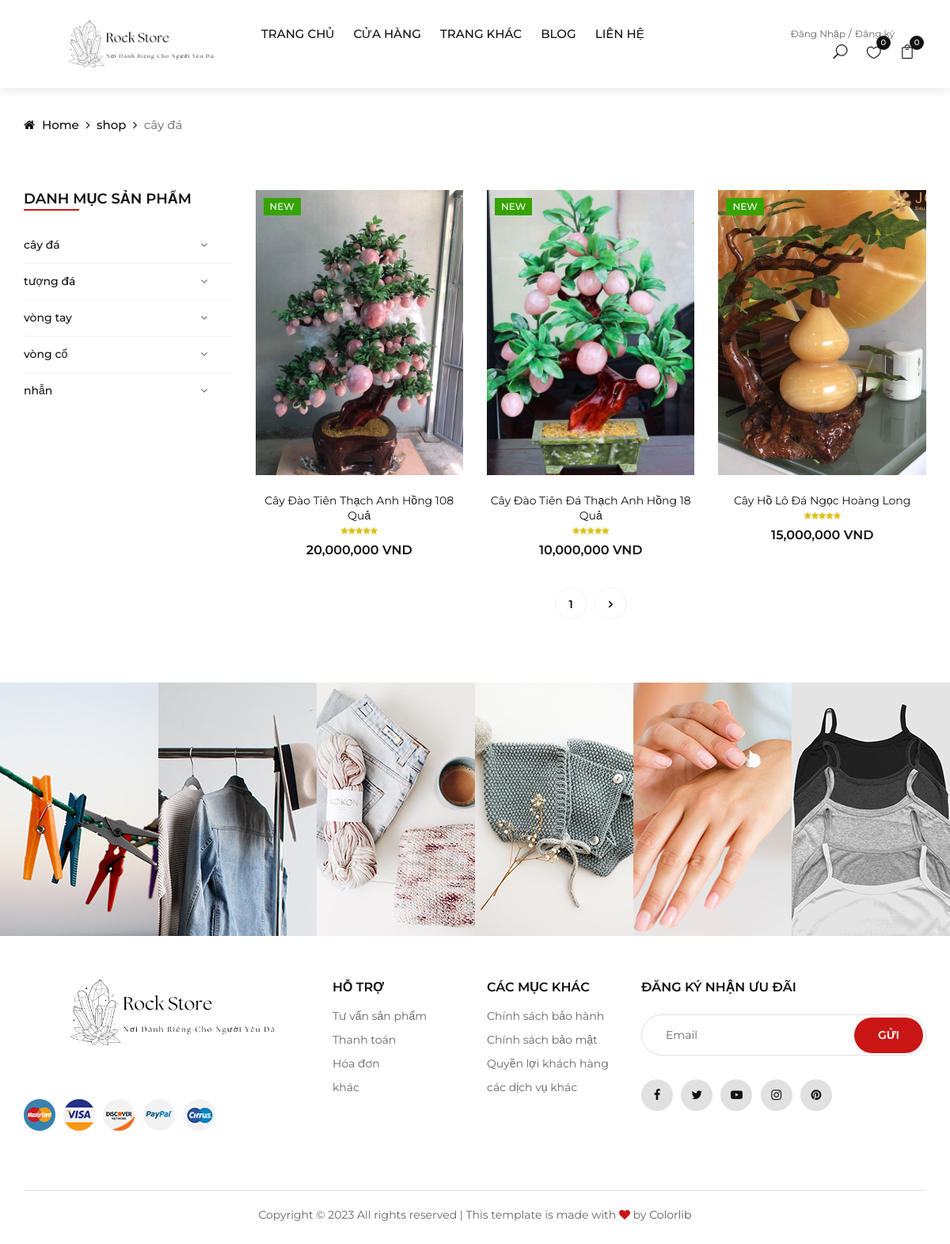
/site/index.php?page=shop&category_show=1, run on the app's committed database.
### tables this page shows
CREATE TABLE `danh_muc` (
  `id` int(9) NOT NULL,
  `ten_dm` varchar(50) NOT NULL,
  `trang_thai` varchar(50) NOT NULL,
  `hinh` varchar(100) NOT NULL,
  `ghi_chu` varchar(250) NOT NULL,
  `link` varchar(100) NOT NULL
);

CREATE TABLE `san_pham` (
  `id` int(9) NOT NULL,
  `id_dm` int(9) NOT NULL,
  `ten_sp` varchar(50) NOT NULL,
  `don_gia` int(10) NOT NULL,
  `giam_gia` int(2) NOT NULL,
  `hinh` int(9) NOT NULL,
  `so_luot_xem` int(4) NOT NULL,
  `mo_ta` text DEFAULT NULL,
  `sao_danh_gia` int(1) DEFAULT NULL,
  `chat_lieu` int(9) NOT NULL
);

CREATE TABLE `panpage` (
  `id` int(9) NOT NULL,
  `ten_mxh` varchar(50) NOT NULL,
  `link` varchar(100) NOT NULL,
  `hinh` varchar(50) NOT NULL
);

### model_DAO/pdo.php (called while the page is built, shortened)
<?php
    function pdo_get_connection(){
        $dburl = "mysql:host=localhost;dbname=rock_store_shop;charset=utf8";
        $username = 'root';
        $password = '';
        $conn = new PDO($dburl, $username, $password);
        $conn->setAttribute(PDO::ATTR_ERRMODE, PDO::ERRMODE_EXCEPTION);
        return $conn;
    }
    function pdo_query($sql){
        $sql_args = array_slice(func_get_args(), 1);
        try{
            $conn = pdo_get_connection();
            $stmt = $conn->prepare($sql);
            $stmt->execute($sql_args);
            $rows = $stmt->fetchAll();
            return $rows;
        }
        catch(PDOException $e){
            throw $e;
        }
        finally{
            unset($conn);
        }
    }
    function pdo_query_one($sql){
        $sql_args = array_slice(func_get_args(), 1);
        try{
            $conn = pdo_get_connection();
            $stmt = $conn->prepare($sql);
            $stmt->execute($sql_args);
            $row = $stmt->fetch(PDO::FETCH_ASSOC);
            return $row;
        }
        catch(PDOException $e){
            throw $e;
        }
        finally{
            unset($conn);
        }
    }
?>

### model_DAO/categorys.php (called while the page is built, shortened)
<?php
    function dm_select_all($limit = null,$offset = null){
        $sql = "SELECT * FROM danh_muc";
        $sql.=" WHERE trang_thai != 'tạm ngưng'";
        return pdo_query($sql);
    }
    function dm_select_by_id($id){
        $sql = "SELECT * FROM danh_muc WHERE id=?";
        return pdo_query_one($sql, $id);
    }
?>

### model_DAO/products.php (called while the page is built, shortened)
<?php
    function sp_select_all($limit = null,$offset = null, $where = null){
        $sql = "SELECT san_pham.*, anh_san_pham.hinh, anh_san_pham.hinh_1, anh_san_pham.hinh_2, anh_san_pham.hinh_3, danh_muc.link  FROM san_pham
        INNER JOIN danh_muc ON san_pham.id_dm = danh_muc.id
        INNER JOIN anh_san_pham ON san_pham.hinh = anh_san_pham.id";
        if(!empty($where)){
            if(is_array($where)){
                $sql .=' WHERE  san_pham.chat_lieu = "'.$where[0].'" and san_pham.id_dm = "'.$where[1].'"';
            }else{
                $sql .=' WHERE san_pham.id_dm = "'.$where.'"';
            }
        }
        if(!$limit == null){
            if(!$offset == null){
                $sql.=' limit '.$limit." OFFSET ". $offset;
            }else{
                $sql.=' limit '.$limit;
            }
        }
        return pdo_query($sql);
    }
?>

### model_DAO/public.php (called while the page is built, shortened)
<?php
    function panpage_select_all($limit = null){
        $sql = "SELECT * FROM panpage";
        return pdo_query($sql);
    }
?>

### site/views/shop.php (the view, shortened to what this page needs)
<div class="breadcrumb-option">
        <div class="container">
            <div class="row">
                <div class="col-lg-12">
                    <div class="breadcrumb__links">
                        <a href="./index.html"><i class="fa fa-home"></i> Home</a>
                        <a href="./index.html/page=shop"></i> shop</a>
                        <?php
                        if(isset($_GET["danh_muc"]) || isset($_GET["category_show"])){
                            echo '<span>'.$category["ten_dm"].'</span>';
                        }
                        ?>
                    </div>
                </div>
            </div>
        </div>
    </div>
    <section class="shop spad">
        <div class="container">
            <div class="row">
                <div class="col-lg-3 col-md-3">
                    <div class="shop__sidebar">
                        <div class="sidebar__categories">
                            <div class="section-title">
                                <h4>Danh Mục Sản Phẩm</h4>
                            </div>
                            <div class="categories__accordion">
                                <div class="accordion" id="accordionExample">
                                    <?php
                                            foreach($list_category as $item_big){
                                                echo '<div class="card">
                                                        <div class="card-heading">
                                                            <a data-toggle="collapse" data-target="#'.$item_big["link"].'">'.$item_big["ten_dm"].'</a>
                                                        </div>
                                                        <div id="'.$item_big["link"].'" class="collapse" data-parent="#accordionExample">
                                                            <div class="card-body">
                                                                <ul>';
                                                echo            '</ul>
                                                            </div>
                                                        </div>
                                                    </div>';
                                            }
                                    ?>
                                </div>
                            </div>
                        </div>
                    </div>
                </div>
                <div class="col-lg-9 col-md-9">
                    <div class="row">
                    <?php
                       if(count($list_product_all) === 0){
                         echo '<div class="container mt-5">
                                    <div class="alert alert-warning alert-dismissible fade show" role="alert">
                                        <strong>Thông báo!</strong> Hiện tại không có sản phẩm nào trong danh sách.
                                        <button type="button" class="close" data-dismiss="alert" aria-label="Close">
                                            <span aria-hidden="true">&times;</span>
                                        </button>
                                    </div>
                                </div>';
                       }else{
                        foreach($list_product_all as $item){
                            echo '<div class=" col-md-4 col-sm-6 mix ">
                            <div class="product__item">
                            <div class="product__item__pic set-bg" data-setbg="../content/frontend/img/product/'.$item["hinh"].'">
                                <div class="label new">New</div>
                                <ul class="product__hover" style="display: flex;justify-content: center;">
                                    <li><a href="../content/frontend/img/product/'.$item["hinh"].'" class="image-popup"><span class="arrow_expand"></span></a></li>
                                    <li><a href="#"><span class="icon_heart_alt"></a></li>
                                    <form action="views/handle_cart.php" method="post" >
                                        <li><a style="overflow: hidden;"><button id="add" type="submit" style="border:unset;width:100%"><span class="icon_bag_alt"></span></button></a></li>
                                        <input type="hidden" name="comback" value="">
                                        <input type="hidden" name="hinh" value="'.$item["hinh"].'">
                                        <input type="hidden" name="id" value="'.$item["id"].'">
                                        <input type="hidden" name="ten_sp" value="'.$item["ten_sp"].'">
                                        <input type="hidden" name="don_gia" value="'.$item["don_gia"].'">
                                        <input type="hidden" name="thanh_cong" value="">
                                        <input type="hidden" name="so_luong" value="1">
                                    </form>
                                </ul>
                            </div>
                            <div class="product__item__text">
                                <h6><a href="index.php?page=product-details&id='.$item["id"].'">'.$item["ten_sp"].'</a></h6>
                                <div class="rating">';
                                                for($i=0; $i < $item["sao_danh_gia"]; $i++){
                                                    echo'<i class="fa fa-star" style="margin-right: unset;"></i>';
                                                };
                                echo      '</div>
                                            <div class="product__price">'.number_format($item["don_gia"]).' VND</div>
                                        </div>
                                    </div>
                                </div>';
                        }
                                if(isset($_GET["category_show"])){
                                    $products_number = count($list_product_all);
                                    $page_number = $products_number / 9;
                                    if($products_number % 9 !== 0){
                                        $page_number += 1;
                                    }
                                }else{
                                    $page_number = $products_number[0][0] / 9;
                                    if($products_number[0][0] % 9 !== 0){
                                        $page_number += 1;
                                    }
                                }
                               echo '<div class="col-lg-12 text-center">
                                    <div class="pagination__option">';
                                    for($i=1; $i <= $page_number; $i++){
                                        $j = $i - 1;
                                        echo'<a href="index.php?page=shop&number='.$j.'">'.$i.'</a>';
                                    };
                                    if($j > $page_number -1){
                                        $j-=1;
                                        echo'
                                        <a href="index.php?page=shop&number='.$j.'"><i class="fa fa-angle-right"></i></a>
                                        </div>
                                    </div>';
                                    }else{
                                        echo'
                                        <a href="index.php?page=shop&number='.$j.'"><i class="fa fa-angle-right"></i></a>
                                        </div>
                                    </div>';
                                    }
                       }
                    ?>
                    </div>
                </div>
            </div>
        </div>
    </section>

### site/views/footer.php (shortened to what this page needs)
<div class="instagram">
    <div class="container-fluid">
        <div class="row">
            <?php
                if(isset($panpage)){
                    foreach ($panpage as $item) {
                        echo '<div class="col-lg-2 col-md-4 col-sm-4 p-0">
                                <div class="instagram__item set-bg" data-setbg="../content/frontend/img/instagram/'.$item["hinh"].'">
                                    <div class="instagram__text">
                                        <i class="fa fa-'.$item["ten_mxh"].'"></i>
                                        <a href="#">@ Rock Store</a>
                                    </div>
                                </div>
                            </div>';
                    }
                }else{
                    echo"khoong co";
                }
            ?>
        </div>
    </div>
</div>
<footer class="footer">
    <div class="container">
        <div class="row">
            <div class="col-lg-4 col-md-6 col-sm-7">
                <div class="footer__about">
                    <div class="footer__logo">
                        <a href="./index.html"><img src="../content/frontend/img/logo-black.png" alt=""></a>
                    </div>
                    <br><br>
                    <div class="footer__payment">
                        <a href="#"><img src="../content/frontend/img/payment/payment-1.png" alt=""></a>
                        <a href="#"><img src="../content/frontend/img/payment/payment-2.png" alt=""></a>
                        <a href="#"><img src="../content/frontend/img/payment/payment-3.png" alt=""></a>
                        <a href="#"><img src="../content/frontend/img/payment/payment-4.png" alt=""></a>
                        <a href="#"><img src="../content/frontend/img/payment/payment-5.png" alt=""></a>
                    </div>
                </div>
            </div>
            <div class="col-lg-2 col-md-3 col-sm-5">
                <div class="footer__widget">
                    <h6>Hỗ trợ</h6>
                    <ul>
                        <li><a href="#">Tư vấn sản phẩm</a></li>
                        <li><a href="#">Thanh toán</a></li>
                        <li><a href="#">Hóa đơn</a></li>
                        <li><a href="#">khác</a></li>
                    </ul>
                </div>
            </div>
            <div class="col-lg-2 col-md-3 col-sm-4">
                <div class="footer__widget">
                    <h6>Các mục khác</h6></h6>
                    <ul>
                        <li><a href="#">Chính sách bảo hành</a></li>
                        <li><a href="#">Chính sách bảo mật</a></a></a></li>
                        <li><a href="#">Quyền lợi khách hàng</a></li>
                        <li><a href="#">các dịch vụ khác</a></li>
                    </ul>
                </div>
            </div>
            <div class="col-lg-4 col-md-8 col-sm-8">
                <div class="footer__newslatter">
                    <h6>Đăng ký nhận ưu đãi</h6>
                    <form action="#">
                        <input type="text" placeholder="Email">
                        <button type="submit" class="site-btn">Gửi</button>
                    </form>
                    <div class="footer__social">
                        <a href="#"><i class="fa fa-facebook"></i></a>
                        <a href="#"><i class="fa fa-twitter"></i></a>
                        <a href="#"><i class="fa fa-youtube-play"></i></a>
                        <a href="#"><i class="fa fa-instagram"></i></a>
                        <a href="#"><i class="fa fa-pinterest"></i></a>
                    </div>
                </div>
            </div>
        </div>
        <div class="row">
            <div class="col-lg-12">
                <div class="footer__copyright__text">
                    <p>Copyright &copy; <script>document.write(new Date().getFullYear());</script> All rights reserved | This template is made with <i class="fa fa-heart" aria-hidden="true"></i> by <a href="https://colorlib.com" target="_blank">Colorlib</a></p>
                </div>
            </div>
        </div>
    </div>
</footer>
</body>
</html>

### data on the page
danh_muc: ten_dm "cây đá"
danh_muc: ten_dm "tượng đá"
danh_muc: ten_dm "vòng tay"
danh_muc: ten_dm "vòng cổ"
danh_muc: ten_dm "nhẫn"
san_pham: shows a picture, ten_sp "Cây Đào Tiên Thạch Anh Hồng 108 Quả", sao_danh_gia 5 (drawn), don_gia "20,000,000"
san_pham: shows a picture, ten_sp "Cây Đào Tiên Đá Thạch Anh Hồng 18 Quả", sao_danh_gia 5 (drawn), don_gia "10,000,000"
san_pham: shows a picture, ten_sp "Cây Hồ Lô Đá Ngọc Hoàng Long", sao_danh_gia 5 (drawn), don_gia "15,000,000"
panpage: shows a picture
panpage: shows a picture
panpage: shows a picture
panpage: shows a picture
panpage: shows a picture
panpage: shows a picture

### other printed values
$sl_like "0"
$sl_cart "0"
